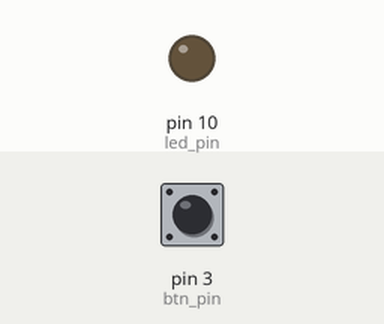
Recording of a sketch running on a simulated Arduino Uno, built with avr-gcc and run on an emulated ATmega328P. Shown: output pins drawn as LEDs (lit = HIGH). The test bench sets the inputs (shaded band); at power-on: pin 3 (btn_pin) HIGH.

Above: at 1.2 s.
1.3 s: pin 3 (btn_pin) pulsed LOW 2 times (0.12 s each, 0.3 s apart)
At 3.27 s:
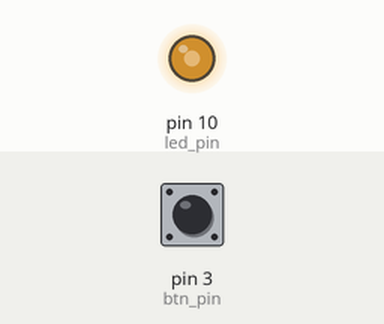
4.3 s: pin 3 (btn_pin) pulled LOW for 0.15 s
At 5.1 s:
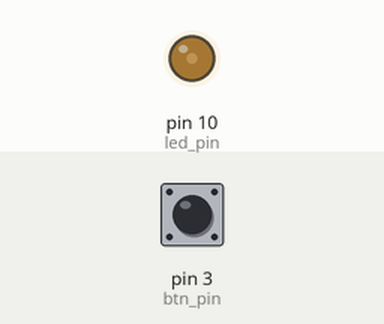
7.4 s: pin 3 (btn_pin) pulled LOW for 1 s
At 9.05 s:
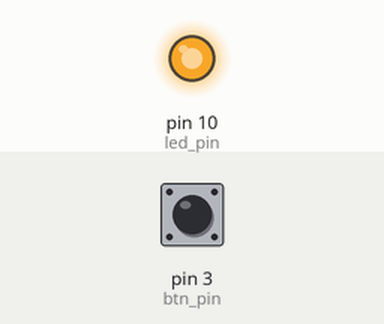
Timing chart, 0 to 12.8 s (numbered marks = the images above; inputs shaded):
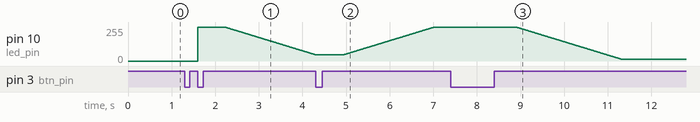

Measured:
- after the input at 7.4 s, pin 10 (led_pin): moves from 255/255 to 15/255 over 2.4 s, starting after 1.5 s

The sketch:

ex2.ino
```cpp
#define btn_pin 3
#define led_pin 10

bool led_state = false;
int currentValue, previousValue;
int pwr = 255;
bool move = false;

void setup(){
  pinMode(led_pin, OUTPUT);
  pinMode(btn_pin, INPUT);
  Serial.begin(9600);
}

void loop(){
  currentValue = digitalRead(btn_pin);
  if (currentValue != previousValue){
    currentValue = digitalRead(btn_pin);
    long pressed = millis();
    while (digitalRead(btn_pin)){
      if (millis() - pressed >= 500 && led_state){
        while (digitalRead(btn_pin)){
          if (move){
            pwr = min(pwr + 1, 255);
          }
          else{
            pwr = max(pwr - 1, 15);
          }
          analogWrite(led_pin, pwr);
          delay(10);
        }
        move = !move;
      }
      delay(10);
    }
    if (millis() - pressed < 500){
      if (currentValue){
          led_state = !led_state;
      }
      if (led_state){
        analogWrite(led_pin, pwr);
      }
      else{
        analogWrite(led_pin, 0);
      }
    }
  }
  previousValue = currentValue;
}
```
